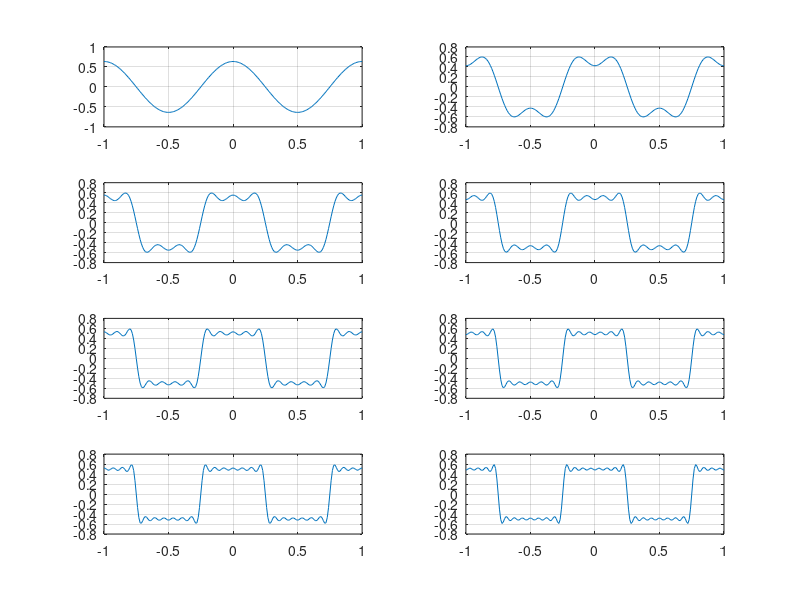

MATLAB code to generate this figure:
% meandr.m
clear all
close all
clc
% количество отсчетов:
N=8;
% частота дискретизации:
t=-1:0.01:1;
% значение амплитуды:
A=1;
T=1;
nh=(1:N)*2-1;
% входной сигнал:
harmonics=cos(2*pi*nh'*t/T);
Am=2/pi./nh;
Am(2:2:end)=-Am(2:2:end);
s1=harmonics.*repmat(Am',1,length(t));
s2=cumsum(s1);
for k=1:N
subplot(4,2,k)
plot(t, s2(k,:)),grid
end
